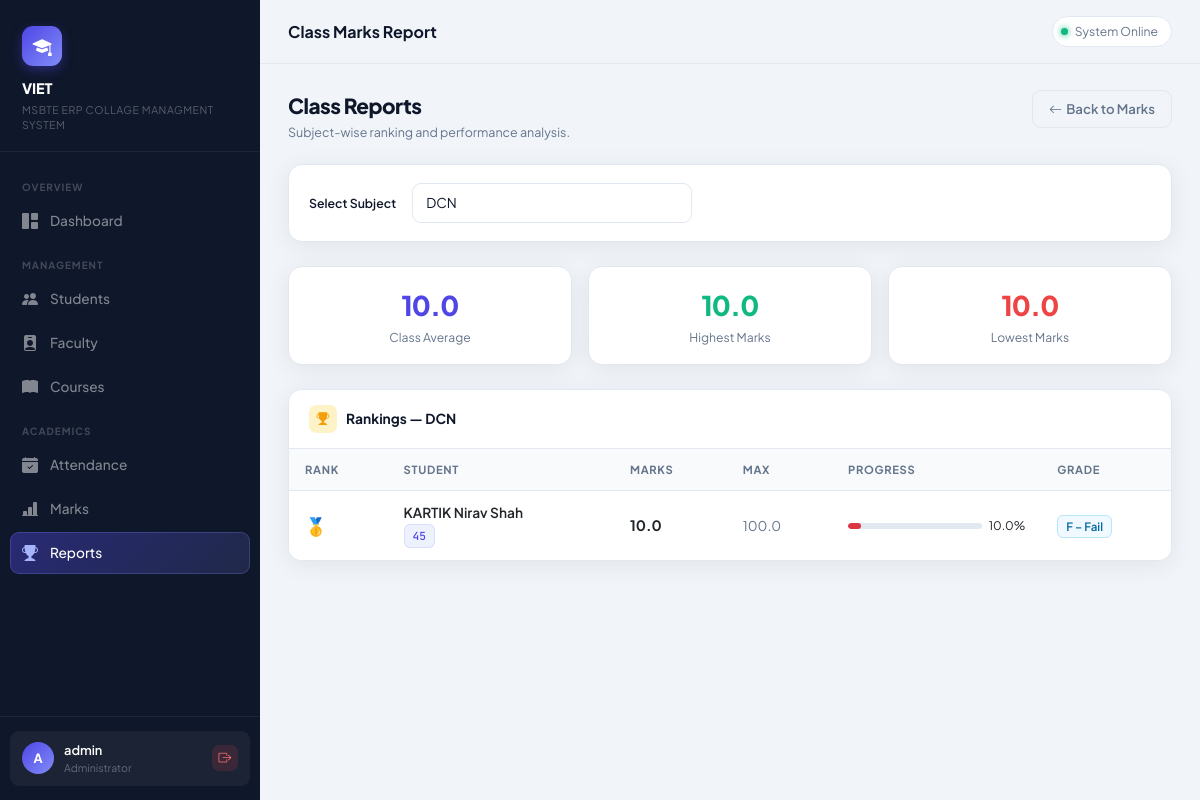
/marks/report (signed in), run on the app's committed database.
### tables this page shows
CREATE TABLE marks (
        id INTEGER PRIMARY KEY AUTOINCREMENT,
        student_id INTEGER NOT NULL,
        subject TEXT NOT NULL,
        marks REAL NOT NULL,
        max_marks REAL NOT NULL DEFAULT 100,
        FOREIGN KEY(student_id) REFERENCES students(id)
    );

CREATE TABLE students (
        id INTEGER PRIMARY KEY AUTOINCREMENT,
        name TEXT NOT NULL,
        department TEXT NOT NULL,
        year INTEGER NOT NULL,
        roll_no TEXT UNIQUE NOT NULL
    );

### app.py (the view)
@app.route("/marks/report")
@login_required
def marks_report():
    conn = connect(); cur = conn.cursor()
    cur.execute("SELECT DISTINCT subject FROM marks ORDER BY subject")
    subjects = [r['subject'] for r in cur.fetchall()]
    subject = request.args.get("subject", subjects[0] if subjects else "")
    rows = []
    if subject:
        cur.execute("""SELECT s.roll_no,s.name,m.marks,m.max_marks
                       FROM marks m JOIN students s ON m.student_id=s.id
                       WHERE m.subject=? ORDER BY m.marks DESC""", (subject,))
        rows = cur.fetchall()
    conn.close()
    marks_list = [r['marks'] for r in rows]
    avg = round(sum(marks_list)/len(marks_list),2) if marks_list else 0
    rows_with_grade = [(i+1, r, get_grade(r['marks'],r['max_marks'])) for i,r in enumerate(rows)]
    return render_template("marks_report.html",
        subjects=subjects, selected_subject=subject,
        rows=rows_with_grade, avg=avg,
        highest=max(marks_list) if marks_list else 0,
        lowest=min(marks_list) if marks_list else 0)

### app.py (called while the page is built)
def login_required(f):
    @wraps(f)
    def decorated(*args, **kwargs):
        if "admin" not in session:
            return redirect(url_for("login"))
        return f(*args, **kwargs)
    return decorated

def get_grade(marks, max_marks):
    pct = (marks / max_marks * 100) if max_marks else 0
    if pct >= 90: return "O – Outstanding"
    if pct >= 75: return "A – Excellent"
    if pct >= 60: return "B – Good"
    if pct >= 50: return "C – Average"
    if pct >= 40: return "D – Pass"
    return "F – Fail"

### database.py (called while the page is built)
def connect():
    conn = sqlite3.connect(DB_PATH)
    conn.row_factory = sqlite3.Row
    return conn

### templates/marks_report.html (shortened to what this page needs)
{% extends "base.html" %}
{% block page_title %}Class Marks Report{% endblock %}
{% block content %}
<div class="ph">
  <div><div class="ph-title">Class Reports</div><div class="ph-sub">Subject-wise ranking and performance analysis.</div></div>
  <a href="{{ url_for('marks') }}" class="btn btn-outline-secondary"><i class="bi bi-arrow-left me-1"></i>Back to Marks</a>
</div>
<div class="card mb-4" style="padding:18px 20px">
  <form class="d-flex align-items-center gap-3 flex-wrap">
    <label class="form-label mb-0" style="white-space:nowrap">Select Subject</label>
    <select name="subject" class="form-select" style="max-width:280px" onchange="this.form.submit()">
      {% for s in subjects %}<option {% if s==selected_subject %}selected{% endif %}>{{ s }}</option>{% endfor %}
    </select>
  </form>
</div>
{% if rows %}
<div class="row g-3 mb-4">
  <div class="col-4">
    <div class="card text-center" style="padding:18px 10px">
      <div style="font-size:1.7rem;font-weight:800;color:#4f46e5;letter-spacing:-.03em">{{ avg }}</div>
      <div style="font-size:.76rem;color:var(--muted);margin-top:2px">Class Average</div>
    </div>
  </div>
  <div class="col-4">
    <div class="card text-center" style="padding:18px 10px">
      <div style="font-size:1.7rem;font-weight:800;color:#10b981;letter-spacing:-.03em">{{ highest }}</div>
      <div style="font-size:.76rem;color:var(--muted);margin-top:2px">Highest Marks</div>
    </div>
  </div>
  <div class="col-4">
    <div class="card text-center" style="padding:18px 10px">
      <div style="font-size:1.7rem;font-weight:800;color:#ef4444;letter-spacing:-.03em">{{ lowest }}</div>
      <div style="font-size:.76rem;color:var(--muted);margin-top:2px">Lowest Marks</div>
    </div>
  </div>
</div>
<div class="card">
  <div class="card-hd">
    <div class="hd-icon" style="background:#fef3c7"><i class="bi bi-trophy-fill" style="color:#f59e0b"></i></div>
    Rankings — {{ selected_subject }}
  </div>
  <div class="table-responsive">
    <table class="table mb-0">
      <thead><tr><th>Rank</th><th>Student</th><th>Marks</th><th>Max</th><th style="min-width:140px">Progress</th><th>Grade</th></tr></thead>
      <tbody>
        {% for rank, r, grade in rows %}
        {% set pct = (r.marks/r.max_marks*100)|round(1) %}
        <tr {% if rank==1 %}style="background:#fffbeb"{% endif %}>
          <td>
            {% if rank == 1 %}
            <span style="font-size:1.1rem">🥇</span>
            {% elif rank == 2 %}
            <span style="font-size:1.1rem">🥈</span>
            {% elif rank == 3 %}
            <span style="font-size:1.1rem">🥉</span>
            {% else %}
            <span style="font-weight:600;color:var(--muted);font-size:.84rem">{{ rank }}</span>
            {% endif %}
          </td>
          <td>
            <div style="font-weight:600;font-size:.86rem">{{ r.name }}</div>
            <span class="rb">{{ r.roll_no }}</span>
          </td>
          <td style="font-weight:700;font-size:.9rem">{{ r.marks }}</td>
          <td style="color:var(--muted);font-size:.84rem">{{ r.max_marks }}</td>
          <td>
            <div style="display:flex;align-items:center;gap:7px">
              <div class="progress flex-grow-1" style="height:6px">
                <div class="progress-bar {% if pct<40 %}bg-danger{% elif pct<60 %}bg-warning{% else %}bg-success{% endif %}" style="width:{{ pct }}%"></div>
              </div>
              <span style="font-size:.74rem;min-width:36px">{{ pct }}%</span>
            </div>
          </td>
          <td><span class="gb">{{ grade }}</span></td>
        </tr>
        {% endfor %}
      </tbody>
    </table>
  </div>
</div>
{% elif subjects %}
<div class="card"><div class="empty"><i class="bi bi-bar-chart"></i><p>No marks for this subject yet.</p></div></div>
{% endif %}
{% endblock %}

### templates/base.html (style rules this page uses)
:root { --primary:#4f46e5; --primary-dark:#3730a3; --primary-light:#eef2ff; --accent:#f59e0b; --success:#10b981; --danger:#ef4444; --sidebar-bg:#0f172a; --sidebar-w:260px; --topbar-h:64px; --bg:#f1f5f9; --card:#ffffff; --text:#0f172a; --muted:#64748b; --border:#e2e8f0; --radius:14px; --shadow:0 4px 24px rgba(0,0,0,.07); }
*,*::before,*::after { box-sizing:border-box;margin:0;padding:0 }
body { font-family:'Plus Jakarta Sans',sans-serif;background:var(--bg);color:var(--text);min-height:100vh }
.ph { display:flex;align-items:flex-start;justify-content:space-between;margin-bottom:22px;flex-wrap:wrap;gap:12px }
.ph-title { font-size:1.3rem;font-weight:800;color:var(--text);letter-spacing:-.025em }
.ph-sub { font-size:.78rem;color:var(--muted);margin-top:2px }
.card { background:var(--card);border:1px solid var(--border);border-radius:var(--radius);box-shadow:var(--shadow);overflow:hidden }
.card-hd { background:var(--card);border-bottom:1px solid var(--border);padding:15px 20px;font-size:.86rem;font-weight:700;color:var(--text);display:flex;align-items:center;gap:9px }
.hd-icon { width:28px;height:28px;border-radius:7px;display:flex;align-items:center;justify-content:center;font-size:.8rem }
.table { font-size:.845rem }
.table thead th { background:#f8fafc;font-size:.7rem;font-weight:700;letter-spacing:.06em;text-transform:uppercase;color:var(--muted);border-bottom:1px solid var(--border);padding:12px 16px;white-space:nowrap }
.table tbody td { padding:12px 16px;vertical-align:middle;border-bottom:1px solid #f1f5f9 }
.table tbody tr:last-child td { border-bottom:none }
.rb { display:inline-block;font-family:'JetBrains Mono',monospace;font-size:.7rem;font-weight:500;background:var(--primary-light);color:var(--primary);border-radius:6px;padding:3px 8px;border:1px solid rgba(79,70,229,.12) }
.gb { background:#f0f9ff;color:#0369a1;border-radius:6px;padding:3px 8px;font-size:.72rem;font-weight:600;border:1px solid #bae6fd }
.form-label { font-size:.77rem;font-weight:600;color:var(--text);margin-bottom:5px;display:block }
.form-control,.form-select { border:1.5px solid var(--border);border-radius:9px;font-size:.845rem;padding:9px 13px;background:#fff;color:var(--text);transition:all .17s;font-family:inherit }
.btn { font-size:.825rem;font-weight:600;border-radius:9px;padding:8px 16px;transition:all .17s;border:none;font-family:inherit }
.btn-outline-secondary { border:1.5px solid var(--border);color:var(--muted);background:transparent }
.progress { border-radius:99px;background:#e2e8f0 }
.progress-bar { border-radius:99px;transition:width .6s ease }

### data on the page
marks: marks "10.0", subject "DCN", name "KARTIK Nirav Shah", roll_no "45", max_marks "100.0", grade "F – Fail"

### other printed values
{{ session.admin[0]|upper }} "A"
{{ session.admin }} "admin"
{{ avg }} "10.0"
form field subject "DCN"
